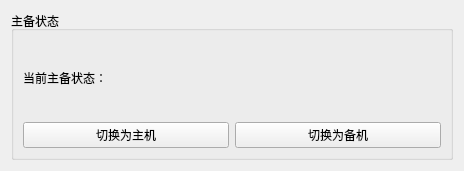
<?xml version="1.0" encoding="UTF-8"?>
<ui version="4.0">
 <class>HaSwitchWidget</class>
 <widget class="QWidget" name="HaSwitchWidget">
  <property name="geometry">
   <rect>
    <x>0</x>
    <y>0</y>
    <width>464</width>
    <height>171</height>
   </rect>
  </property>
  <property name="windowTitle">
   <string>Form</string>
  </property>
  <layout class="QVBoxLayout" name="verticalLayout_2">
   <item>
    <widget class="QGroupBox" name="groupBox">
     <property name="title">
      <string>主备状态</string>
     </property>
     <layout class="QVBoxLayout" name="verticalLayout">
      <item>
       <layout class="QHBoxLayout" name="horizontalLayout">
        <item>
         <widget class="QLabel" name="label">
          <property name="text">
           <string>当前主备状态：</string>
          </property>
         </widget>
        </item>
        <item>
         <widget class="QLabel" name="ha_info">
          <property name="text">
           <string/>
          </property>
         </widget>
        </item>
       </layout>
      </item>
      <item>
       <layout class="QHBoxLayout" name="horizontalLayout_2">
        <item>
         <widget class="QPushButton" name="changeMaster">
          <property name="text">
           <string>切换为主机</string>
          </property>
         </widget>
        </item>
        <item>
         <widget class="QPushButton" name="changeSlave">
          <property name="text">
           <string>切换为备机</string>
          </property>
         </widget>
        </item>
       </layout>
      </item>
     </layout>
    </widget>
   </item>
  </layout>
 </widget>
 <resources/>
 <connections/>
</ui>
